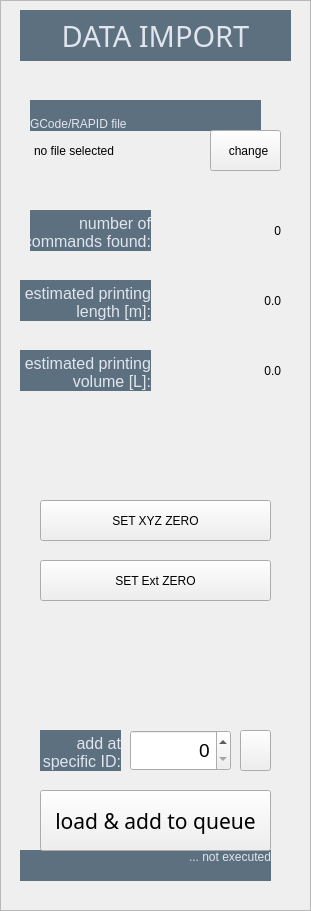
     <widget class="QFrame" name="IO_frame">
      <property name="geometry">
       <rect>
        <x>30</x>
        <y>20</y>
        <width>311</width>
        <height>911</height>
       </rect>
      </property>
      <property name="styleSheet">
       <string notr="true"/>
      </property>
      <property name="frameShape">
       <enum>QFrame::StyledPanel</enum>
      </property>
      <property name="frameShadow">
       <enum>QFrame::Raised</enum>
      </property>
      <widget class="QLabel" name="IO_0_frameLabel">
       <property name="geometry">
        <rect>
         <x>20</x>
         <y>10</y>
         <width>271</width>
         <height>51</height>
        </rect>
       </property>
       <property name="font">
        <font>
         <family>Bahnschrift</family>
         <pointsize>22</pointsize>
        </font>
       </property>
       <property name="styleSheet">
        <string notr="true">border: 0px;
font-size: 22pt;
padding: 0px;
background-color: #5D707F;
color: #E1E5EE;</string>
       </property>
       <property name="text">
        <string>DATA IMPORT</string>
       </property>
       <property name="alignment">
        <set>Qt::AlignCenter</set>
       </property>
      </widget>
      <widget class="QPushButton" name="IO_btt_newFile">
       <property name="geometry">
        <rect>
         <x>210</x>
         <y>130</y>
         <width>71</width>
         <height>41</height>
        </rect>
       </property>
       <property name="styleSheet">
        <string notr="true">padding-left: 6px;</string>
       </property>
       <property name="text">
        <string>change</string>
       </property>
      </widget>
      <widget class="QLabel" name="IO_disp_filename">
       <property name="geometry">
        <rect>
         <x>34</x>
         <y>130</y>
         <width>181</width>
         <height>41</height>
        </rect>
       </property>
       <property name="styleSheet">
        <string notr="true">border-top-right-radius: 0px;
border-bottom-right-radius: 0px;</string>
       </property>
       <property name="text">
        <string>no file selected</string>
       </property>
      </widget>
      <widget class="QLabel" name="IO_disp_commNum">
       <property name="geometry">
        <rect>
         <x>160</x>
         <y>210</y>
         <width>121</width>
         <height>41</height>
        </rect>
       </property>
       <property name="text">
        <string>0</string>
       </property>
       <property name="alignment">
        <set>Qt::AlignRight|Qt::AlignTrailing|Qt::AlignVCenter</set>
       </property>
      </widget>
      <widget class="QLabel" name="IO_disp_estimLen">
       <property name="geometry">
        <rect>
         <x>160</x>
         <y>280</y>
         <width>121</width>
         <height>41</height>
        </rect>
       </property>
       <property name="text">
        <string>0.0</string>
       </property>
       <property name="alignment">
        <set>Qt::AlignRight|Qt::AlignTrailing|Qt::AlignVCenter</set>
       </property>
      </widget>
      <widget class="QLabel" name="IO_disp_estimVol">
       <property name="geometry">
        <rect>
         <x>160</x>
         <y>350</y>
         <width>121</width>
         <height>41</height>
        </rect>
       </property>
       <property name="text">
        <string>0.0</string>
       </property>
       <property name="alignment">
        <set>Qt::AlignRight|Qt::AlignTrailing|Qt::AlignVCenter</set>
       </property>
      </widget>
      <widget class="QLabel" name="IO_lbl_commNum">
       <property name="geometry">
        <rect>
         <x>30</x>
         <y>210</y>
         <width>121</width>
         <height>41</height>
        </rect>
       </property>
       <property name="styleSheet">
        <string notr="true">border: 0px;
font-size: 12pt;
background-color: #5D707F;
color: #E1E5EE;</string>
       </property>
       <property name="text">
        <string>number of 
commands found:</string>
       </property>
       <property name="alignment">
        <set>Qt::AlignBottom|Qt::AlignRight|Qt::AlignTrailing</set>
       </property>
      </widget>
      <widget class="QLabel" name="IO_lbl_estimLen">
       <property name="geometry">
        <rect>
         <x>20</x>
         <y>280</y>
         <width>131</width>
         <height>41</height>
        </rect>
       </property>
       <property name="styleSheet">
        <string notr="true">border: 0px;
font-size: 12pt;
background-color: #5D707F;
color: #E1E5EE;</string>
       </property>
       <property name="text">
        <string>estimated printing  
length [m]:</string>
       </property>
       <property name="alignment">
        <set>Qt::AlignBottom|Qt::AlignRight|Qt::AlignTrailing</set>
       </property>
      </widget>
      <widget class="QLabel" name="IO_lbl_estimVol">
       <property name="geometry">
        <rect>
         <x>20</x>
         <y>350</y>
         <width>131</width>
         <height>41</height>
        </rect>
       </property>
       <property name="styleSheet">
        <string notr="true">border: 0px;
font-size: 12pt;
background-color: #5D707F;
color: #E1E5EE;</string>
       </property>
       <property name="text">
        <string>estimated printing
volume [L]:</string>
       </property>
       <property name="alignment">
        <set>Qt::AlignBottom|Qt::AlignRight|Qt::AlignTrailing</set>
       </property>
      </widget>
      <widget class="QPushButton" name="IO_btt_xyzZero">
       <property name="geometry">
        <rect>
         <x>40</x>
         <y>500</y>
         <width>231</width>
         <height>41</height>
        </rect>
       </property>
       <property name="text">
        <string>SET XYZ ZERO</string>
       </property>
      </widget>
      <widget class="QPushButton" name="IO_btt_extZero">
       <property name="geometry">
        <rect>
         <x>40</x>
         <y>560</y>
         <width>231</width>
         <height>41</height>
        </rect>
       </property>
       <property name="text">
        <string>SET Ext ZERO</string>
       </property>
      </widget>
      <widget class="QSpinBox" name="IO_num_addByID">
       <property name="geometry">
        <rect>
         <x>130</x>
         <y>730</y>
         <width>101</width>
         <height>41</height>
        </rect>
       </property>
       <property name="styleSheet">
        <string notr="true">font-size: 14pt</string>
       </property>
       <property name="alignment">
        <set>Qt::AlignRight|Qt::AlignTrailing|Qt::AlignVCenter</set>
       </property>
       <property name="maximum">
        <number>999999</number>
       </property>
      </widget>
      <widget class="QLabel" name="IO_lbl_addByID">
       <property name="geometry">
        <rect>
         <x>40</x>
         <y>730</y>
         <width>81</width>
         <height>41</height>
        </rect>
       </property>
       <property name="styleSheet">
        <string notr="true">border: 0px;
font-size: 12pt;
background-color: #5D707F;
color: #E1E5EE;</string>
       </property>
       <property name="text">
        <string>add at
specific ID:</string>
       </property>
       <property name="alignment">
        <set>Qt::AlignBottom|Qt::AlignRight|Qt::AlignTrailing</set>
       </property>
      </widget>
      <widget class="QPushButton" name="IO_btt_addByID">
       <property name="geometry">
        <rect>
         <x>240</x>
         <y>730</y>
         <width>31</width>
         <height>41</height>
        </rect>
       </property>
       <property name="styleSheet">
        <string notr="true">image: url(:/images/right.png);</string>
       </property>
       <property name="text">
        <string/>
       </property>
      </widget>
      <widget class="QPushButton" name="IO_btt_loadFile">
       <property name="geometry">
        <rect>
         <x>40</x>
         <y>790</y>
         <width>231</width>
         <height>61</height>
        </rect>
       </property>
       <property name="font">
        <font>
         <family>Bahnschrift</family>
         <pointsize>16</pointsize>
        </font>
       </property>
       <property name="styleSheet">
        <string notr="true">font-size: 16pt;</string>
       </property>
       <property name="text">
        <string>load &amp;&amp; add to queue</string>
       </property>
      </widget>
      <widget class="QLabel" name="IO_lbl_loadFile">
       <property name="geometry">
        <rect>
         <x>20</x>
         <y>850</y>
         <width>251</width>
         <height>31</height>
        </rect>
       </property>
       <property name="styleSheet">
        <string notr="true">border: 0px;
background-color: #5D707F;
color: #E1E5EE;
padding-right: 0px;</string>
       </property>
       <property name="text">
        <string>... not executed</string>
       </property>
       <property name="alignment">
        <set>Qt::AlignRight|Qt::AlignTop|Qt::AlignTrailing</set>
       </property>
      </widget>
      <widget class="QLabel" name="IO_lbl_newFile">
       <property name="geometry">
        <rect>
         <x>30</x>
         <y>100</y>
         <width>231</width>
         <height>31</height>
        </rect>
       </property>
       <property name="styleSheet">
        <string notr="true">border: 0px;
background-color: #5D707F;
color: #E1E5EE;</string>
       </property>
       <property name="text">
        <string>GCode/RAPID file</string>
       </property>
       <property name="alignment">
        <set>Qt::AlignBottom|Qt::AlignLeading|Qt::AlignLeft</set>
       </property>
      </widget>
      <zorder>IO_lbl_newFile</zorder>
      <zorder>IO_lbl_loadFile</zorder>
      <zorder>IO_0_frameLabel</zorder>
      <zorder>IO_btt_newFile</zorder>
      <zorder>IO_disp_filename</zorder>
      <zorder>IO_disp_commNum</zorder>
      <zorder>IO_disp_estimLen</zorder>
      <zorder>IO_disp_estimVol</zorder>
      <zorder>IO_lbl_commNum</zorder>
      <zorder>IO_lbl_estimLen</zorder>
      <zorder>IO_lbl_estimVol</zorder>
      <zorder>IO_btt_xyzZero</zorder>
      <zorder>IO_btt_extZero</zorder>
      <zorder>IO_num_addByID</zorder>
      <zorder>IO_lbl_addByID</zorder>
      <zorder>IO_btt_addByID</zorder>
      <zorder>IO_btt_loadFile</zorder>
     </widget>
